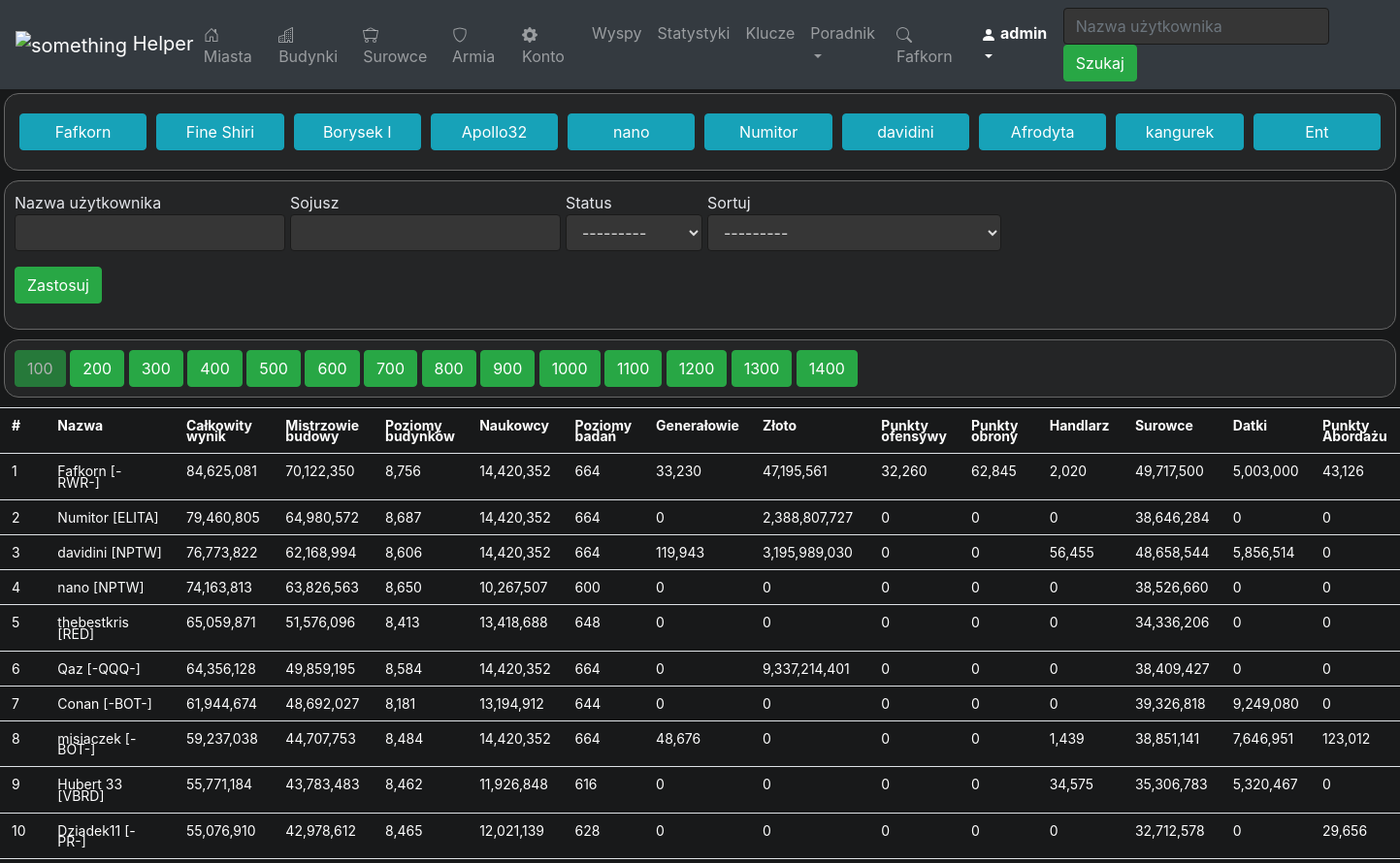
The app's page /users/ (signed in, upper part), older data.
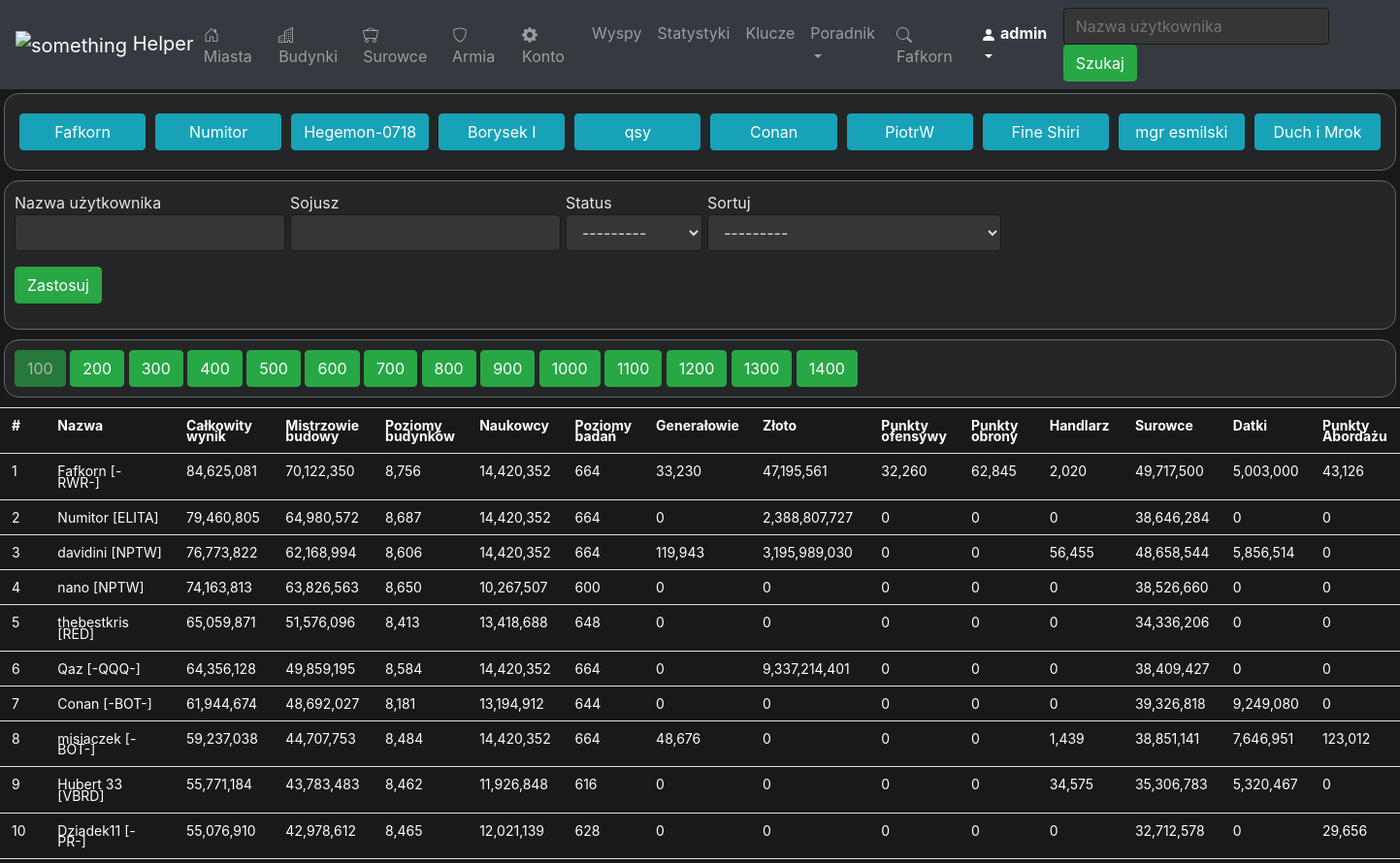
The same page, newer data.
### mysite/helper/models.py (models this page shows, shortened)
class User(models.Model):
    user_name = models.CharField(max_length=50)
    user_status = models.ForeignKey(UserStatus, on_delete=models.SET_NULL, default=None, null=True)
    shipping_future = models.IntegerField(default=0)
    economy_future = models.IntegerField(default=0)
    science_future = models.IntegerField(default=0)
    military_future = models.IntegerField(default=0)
    score = models.IntegerField(default=0)
    master_builders = models.IntegerField(default=0)
    building_levels = models.IntegerField(default=0)
    scientists = models.IntegerField(default=0)
    research_level = models.IntegerField(default=0)
    generals = models.IntegerField(default=0)
    gold = models.BigIntegerField(default=0)
    offensive = models.IntegerField(default=0)
    defensive = models.IntegerField(default=0)
    trading = models.IntegerField(default=0)
    resources = models.IntegerField(default=0)
    donations = models.IntegerField(default=0)
    piracy = models.IntegerField(default=0)
    alliance = models.CharField(max_length=50, default='', null=True)
    last_visit = models.DateTimeField(default=datetime(2015, 10, 9, 23, 55, 59, 342380))

### mysite/helper/views/users.py (the view)
# urls.py: path('users/', users.get_users, name='users'),
@login_required(login_url='helper:login')
def get_users(request):
    connected_user = DefaultUsersConnection.objects.filter(auth_user=request.user.id)
    user = connected_user[0] if connected_user else User.objects.get(pk=1)
    visited_users = User.objects.order_by('last_visit').reverse()[:10]
    my_filter = UserFilter(request.GET, queryset=User.objects.order_by('score').reverse())
    user_name = request.GET.get('user_name', '')
    alliance = request.GET.get('alliance', '')
    user_status = request.GET.get('user_status', '')
    order_by = request.GET.get('order_by', '')
    users_list = my_filter.qs
    results_on_page = 100
    paginator = Paginator(users_list, results_on_page)
    page_num = request.GET.get('page', 1)
    page = paginator.page(page_num)
    has_pages = math.ceil(users_list.count() / results_on_page)
    buttons = []
    for i, val in enumerate(range(has_pages)):
        buttons.append([int((i+1)*results_on_page), int(i+1)])
    context = {'users_list': page,
               'user': user,
               'my_filter': my_filter,
               'user_name': user_name,
               'alliance': alliance,
               'user_status': user_status,
               'order_by': order_by,
               'visited_users': visited_users,
               'buttons': buttons, 'page_num': int(page_num),
               'nav_active': 'users',
               'title': 'Użytkownicy'
               }
    return render(request, 'helper/users.html', context)

### mysite/helper/models.py (called while the page is built)
    def __str__(self):
        return self.user_status_name

### mysite/helper/templatetags/helper_extras.py (called while the page is built)
@register.filter
def get_pos(position, page_num):
    try:
        return int(page_num-1) * 100 + int(position)
    except (ValueError, ZeroDivisionError):
        return None

@register.filter
def number_commas(number):
    return re.sub("(\d)(?=(\d{3})+(?!\d))", r"\1,", "%d" % number)

### mysite/helper/templates/helper/users.html (shortened to what the changed rows need)
{% extends "base.html" %}
{% load static %}
{% load crispy_forms_tags %}
{% block head %}
        <link rel="stylesheet" type="text/css" href="{% static 'helper/users.css' %}">
        {% load helper_extras %}
{% endblock %}
{% block content %}
        {% load widget_tweaks %}
        {% include "helper/navigation.html" %}
        <div class="tile">
            <div class="row visited-users-div">
                {% for user in visited_users %}
                    <a class="btn btn-info btn-visit" href="{% url 'helper:user_towns' user.id %}">{{user.user_name}}</a>
                {% endfor %}
            </div>
        </div>
        <div class="page-div">
            <div>
                {% if buttons %}
                {% for button in buttons %}
                    <a href="{% url 'helper:users' %}?page={{button.1}}&user_name={{user_name}}&alliance={{alliance}}&user_status={{user_status}}&order_by={{order_by}}" class="btn btn-success  {% if button.1 == page_num %} disabled {% endif %}">{{button.0}}</a>
                {% endfor %}
                {% else %}
                <h5>Nie znaleziono graczy</h5>
                {% endif %}
            </div>
        </div>
        <div class="users-div">
            {% if users_list %}
                <table class="table">
                    <tr>
                        <th>#</th>
                        <th>Nazwa</th>
                        <th>Całkowity wynik</th>
                        <th>Mistrzowie budowy</th>
                        <th>Poziomy budynków</th>
                        <th>Naukowcy</th>
                        <th>Poziomy badań</th>
                        <th>Generałowie</th>
                        <th>Złoto</th>
                        <th>Punkty ofensywy</th>
                        <th>Punkty obrony</th>
                        <th>Handlarz</th>
                        <th>Surowce</th>
                        <th>Datki</th>
                        <th>Punkty Abordażu</th>
                    </tr>
                    {% for user in users_list %}
                        <tr class="{% ifequal user.user_status.id 2 %} inactive-player {% endifequal%} {% ifequal user.user_status.id 3 %} deleted-player {% endifequal%}">
                            <td>{{forloop.counter|get_pos:page_num }}</td>
                            <td><a class="player-a" href="{% url 'helper:user_towns' user.id %}">
                                {{ user.user_name }}
                                {% if user.alliance %}
                                    [{{user.alliance}}]
                                {% endif %}
                            </a></td>
                            <td>{{user.score|number_commas}}</td>
                            <td>{{user.master_builders|number_commas}}</td>
                            <td>{{user.building_levels|number_commas}}</td>
                            <td>{{user.scientists|number_commas}}</td>
                            <td>{{user.research_level|number_commas}}</td>
                            <td>{{user.generals|number_commas}}</td>
                            <td>{{user.gold|number_commas}}</td>
                            <td>{{user.offensive|number_commas}}</td>
                            <td>{{user.defensive|number_commas}}</td>
                            <td>{{user.trading|number_commas}}</td>
                            <td>{{user.resources|number_commas}}</td>
                            <td>{{user.donations|number_commas}}</td>
                            <td>{{user.piracy|number_commas}}</td>
                        </tr>
                    {% endfor %}
                </table>
            {% endif %}
        </div>
{% endblock %}

### mysite/helper/templates/helper/navigation.html (shortened to what this page needs)
{% load widget_tweaks %}
{% load static %}
<nav class="navbar navbar-expand-lg navbar-dark bg-dark">
        <a class="navbar-brand" href="{% url 'helper:users' %}">
            <img style="margin: 0px;" src="{% static "helper/icons/icon.png" %}" alt="something" width="30px" height="30" >
            Helper
        </a>
        <ul class="navbar-nav mr-auto">
            <li class="nav-item {% if nav_active == 'user_towns' %}active{% endif %}">
                <a class="nav-link" href="{% url 'helper:user_towns' user.id %}">
                    Miasta
                </a>
            </li>
            <li class="nav-item {% if nav_active == 'user_buildings' %}active{% endif %}">
                <a class="nav-link" href="{% url 'helper:user_buildings' user.id %}">
                    Budynki
                </a>
            </li>
            <li class="nav-item {% if nav_active == 'user_resources' %}active{% endif %}">
                <a class="nav-link" href="{% url 'helper:user_resources' user.id %}">
                    Surowce
                </a>
            </li>
            <li class="nav-item {% if nav_active == 'user_army' %}active{% endif %}">
                <a class="nav-link" href="{% url 'helper:user_army' user.id %}">
                    Armia
                </a>
            </li>
            <li class="nav-item {% if nav_active == 'user_account' %}active{% endif %}" >
                <a class="nav-link" href="{% url 'helper:user_account' user.id %}">
                    Konto
                </a>
            </li>
            <li class="nav-item {% if nav_active == 'islands' %}active{% endif %}">
                <a class="nav-link" href="{% url 'helper:islands' user.id %}">
                    Wyspy
                </a>
            </li>
            <li class="nav-item {% if nav_active == 'statistics' %}active{% endif %}">
                <a class="nav-link" href="{% url 'helper:statistics' user.id %}">
                    Statystyki
                </a>
            </li>
            {% if request.user.is_staff %}
                <li class="nav-item {% if nav_active == 'key_manager' %}active{% endif %}">
                    <a class="nav-link" href="{% url 'helper:key_manager' %}">
                        Klucze
                    </a>
                </li>
            {% endif %}
            <li class="nav-item dropdown  {% if nav_active == 'guide' %}active{% endif %}" >
                <a class="nav-link dropdown-toggle" href="#" id="navbarDropdown" role="button" data-toggle="dropdown" aria-haspopup="true" aria-expanded="false">
                  Poradnik
                </a>
            </li>
        </ul>
        <ul class="navbar-nav ml-auto">
            <li class="nav-item">
                <a class="nav-link inactive" href="">
                    {{user.user_name}}
                </a>
            </li>
            <li class="nav-item dropdown active">
                <a class="nav-link dropdown-toggle" href="#" id="userDropdown" data-toggle="dropdown" aria-haspopup="true" aria-expanded="false">
                    <svg width="1em" height="1em" viewBox="0 0 16 16" class="bi bi-person-fill" fill="currentColor" xmlns="http://www.w3.org/2000/svg">
                        <path fill-rule="evenodd" d="M3 14s-1 0-1-1 1-4 6-4 6 3 6 4-1 1-1 1H3zm5-6a3 3 0 1 0 0-6 3 3 0 0 0 0 6z"/>
                    </svg>
                    {{request.user}}
                </a>
            </li>
        </ul>
        <form class="form-inline my-2 my-lg-0" action="{% url 'helper:users'%}" method="get">
            <input type="search" class="form-control mr-sm-2" name="user_name" placeholder="Nazwa użytkownika">
            <button type="submit" class="btn btn-success btn-action">Szukaj</button>
        </form>
    </nav>

Row changes from the older to the newer data that the page shows:
no longer on this page (row unchanged): User: user_name "Apollo32"
no longer on this page (row unchanged): User: user_name "Afrodyta"
no longer on this page (row unchanged): User: user_name "kangurek"
no longer on this page (row edited): User: user_name "Ent"
no longer on one of the page's lists (row unchanged): User: user_name "davidini"
no longer on one of the page's lists (row unchanged): User: user_name "nano"
changed User "Numitor": moves up the list
now on this page (row edited): User: user_name "Hegemon-0718"
changed User "Borysek I": moves down the list
now on this page (row edited): User: user_name "qsy"
now on one of the page's lists (row edited): User: user_name "Conan"
now on this page (row edited): User: user_name "PiotrW"
now on this page (row edited): User: user_name "mgr esmilski"
now on this page (row edited): User: user_name "Duch i Mrok"
